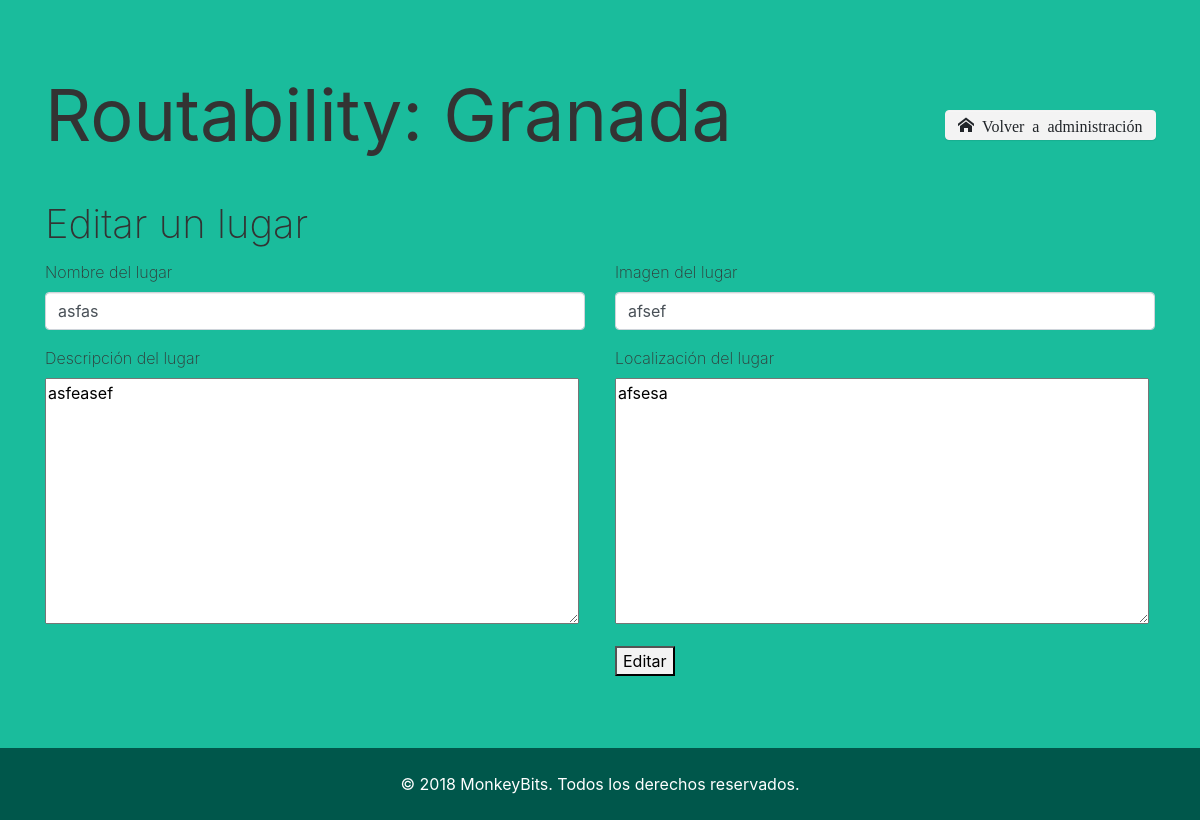
The app's page /RoutabilityAdmin/editPlaces.php?id=2, older data.
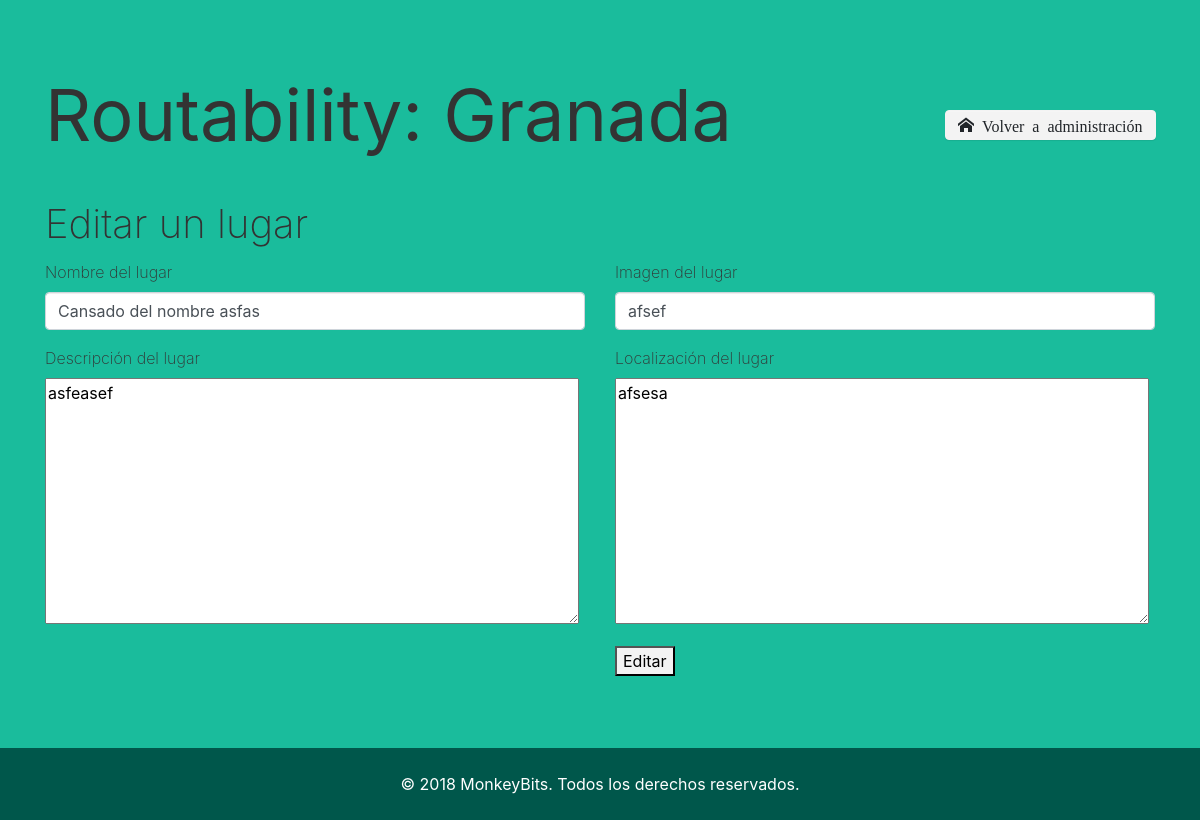
The same page, newer data.
### tables this page shows
CREATE TABLE `place` (
  `IdPlace` int(8) NOT NULL,
  `Email` varchar(50) NOT NULL,
  `MadeBy` varchar(50) DEFAULT NULL,
  `Name` varchar(50) NOT NULL,
  `Description` text NOT NULL,
  `Localitation` varchar(100) NOT NULL,
  `Image` text NOT NULL,
  `Accesibility` text NOT NULL
);

### RoutabilityAdmin/editPlaces.php (the view, shortened to what this page needs)
<?php
$id = $_GET["id"];
$conexion = mysqli_connect("localhost", "root", "");
if(isset($_POST["editar"])){
         $nombre=$_POST['nombre'];
         $descripcion=$_POST['descripcion'];
         $localization=$_POST['localization'];
         $imagen=$_POST['imagen'];
    if(!($QUERY = mysqli_query($conexion, "UPDATE `place` SET `Name`='".$nombre."', `Description`='".$descripcion."', `Localitation`='".$localization."', `Image`='".$imagen."' WHERE `IdPlace`=".$id))){
        $MESSAGE = "ERROR AL EDITAR EL LUGAR";
        echo "Fallo del query de lugares";
        exit();
    }
    else{
        $nomb=$nombre;
        $desc=$descripcion;
        $loc=$localization;
        $img=$imagen;
        $MESSAGE = "LUGAR EDITADO";
    }
} else {
        if(!($text_result = mysqli_query($conexion, "SELECT * FROM place WHERE IdPlace=".$id))){
            echo "Fallo del query de selección de lugar";
            exit();
        }
        $texto = mysqli_fetch_assoc($text_result);
        $nomb=$texto['Name'];
        $desc=$texto['Description'];
        $loc=$texto['Localitation'];
        $img=$texto['Image'];
}
?>
<!DOCTYPE html>
<html>
<head>
  <link rel="stylesheet" href="https://cdnjs.cloudflare.com/ajax/libs/font-awesome/4.7.0/css/font-awesome.min.css" type="text/css">
  <link rel="stylesheet" href="theme.css" type="text/css">
  <link rel="stylesheet" href="fonts.css" type="text/css">
</head>
<body class="bg-primario">
  <div class="py-5">
    <div class="container">
      <div class="row">
        <div class="col-md-12">
          <h1 class="display-3"><b>Routability: Granada</b></h1><a class="btn btn btn-primary btn-light icon-home" href="Home.php" style="	transform:  translateX(900px)  translateY(-60px) ;">&nbsp;Volver a administración</a>
        </div>
      </div>
        <fieldset>
            <h1>Editar un lugar</h1>
            <?php echo "<form action='editPlaces.php?id=".$id."' method='post'>"; ?>
      <div class="row">
        <div class="col-md-6">
            <?php echo "<div class='form-group'> <label>Nombre del lugar</label><input type='nombre' class='form-control' required value='".$nomb."' name='nombre' placeholder='Introducir el nombre' onBlur='if(this.value=='')this.value='nombre'' onFocus='if(this.value=='nombre')this.value='''></div>"?>
        </div>
        <div class="col-md-6">
          <?php echo "<div class='form-group'> <label>Imagen del lugar</label><input type='imagen' class='form-control' required value='".$img."' name='imagen' placeholder='Introducir la imagen' onBlur='if(this.value=='')this.value='imagen'' onFocus='if(this.value=='imagen')this.value='' '></div>"?>
        </div>
      </div>
      <div class="row">
        <div class="col-md-6">
            <?php echo "<div class='form-group'> <label>Descripción del lugar</label><br/><textarea name='descripcion' placeholder='Escribe la descripción del lugar...' maxlength='10000' rows='10' cols='50' onFocus='if(this.value=='descripcion')this.value='' '>".$desc."</textarea></div>"?>
        </div>
        <div class="col-md-6">
            <?php echo "<div class='form-group'> <label>Localización del lugar</label><br/><textarea  name='localization' placeholder='Escribe la localización del lugar...' maxlength='10000' rows='10' cols='50' onFocus='if(this.value=='localization')this.value='' '>".$loc."</textarea></div>"?>
            <input class="bg-light" type="submit" name="editar" value="Editar">
        </div>
      </div>
            <?php echo "</form>"?>
        </fieldset>
    </div>
  </div>
  <div class="py-3 bg-secundario" style="">
    <div class="container">
      <div class="row">
        <div class="col-md-12 text-center">
          <p class="mb-0 text-white"><b>© 2018 MonkeyBits. Todos los derechos reservados.</b></p>
        </div>
      </div>
    </div>
  </div>
</body>
</html>

Row changes from the older to the newer data that the page shows:
changed place "afsef": nombre "asfas" → "Cansado del nombre asfas"
